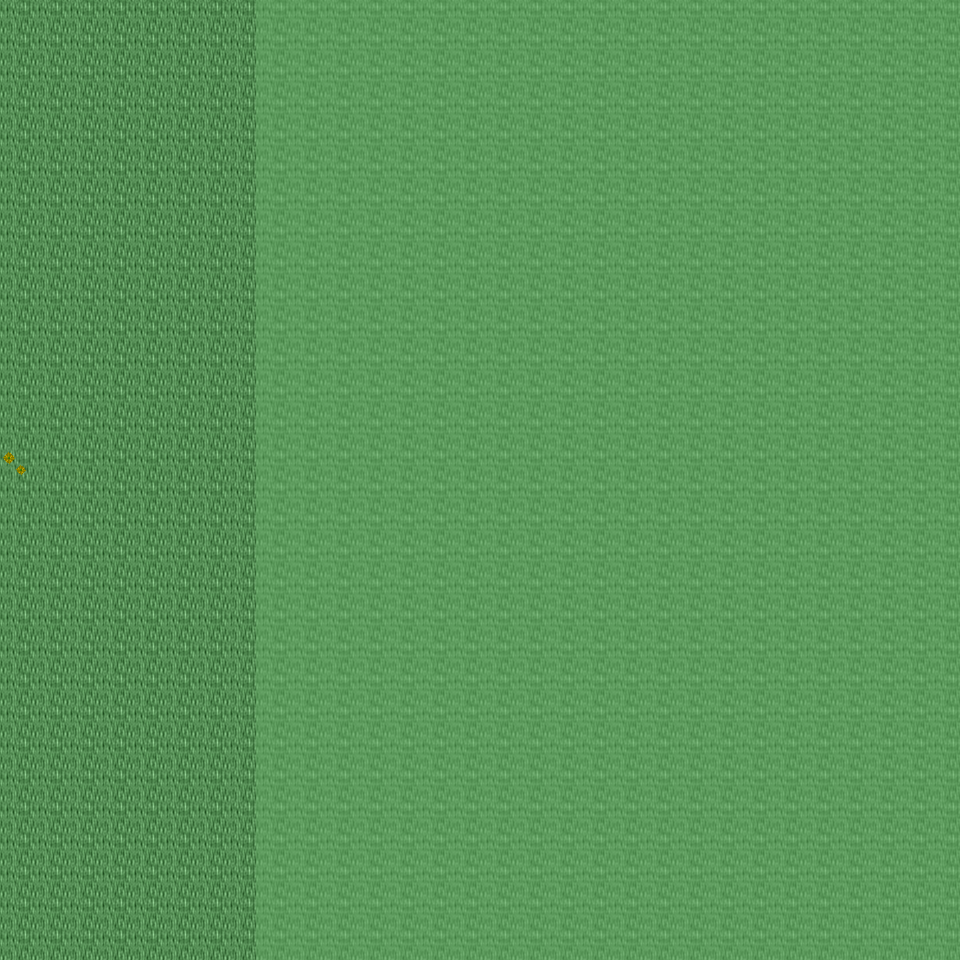

This game map was drawn from its Tiled (.tmx) file and the tilesets committed beside it. A one-line description and the trimmed map source follow:
An orthogonal 30x30 tile map with 32x32 px tiles, 6 tile layers (Ground, Object, Object2, Above, ...), 14 tilesets and 3 objects (3x mapchange).

<map version="1.0" orientation="orthogonal" renderorder="right-down" width="30" height="30" tilewidth="32" tileheight="32" nextobjectid="4">
  <tileset firstgid="1" name="tileset_ground_ground" tilewidth="32" tileheight="32" tilecount="33" columns="3">
    <image source="../drawable/tileset_ground_ground.png" width="96" height="352" />
  </tileset>
  <tileset firstgid="34" name="tileset_ground_ridge_earth_dark" tilewidth="32" tileheight="32" tilecount="96" columns="12">
    <image source="../drawable/tileset_ground_ridge_earth_dark.png" width="384" height="256" />
  </tileset>
  <tileset firstgid="130" name="tileset_ground_earth_edges" tilewidth="32" tileheight="32" tilecount="18" columns="6">
    <image source="../drawable/tileset_ground_earth_edges.png" width="192" height="96" />
  </tileset>
  <tileset firstgid="148" name="tileset_ground_rock_pebbles" tilewidth="32" tileheight="32" tilecount="3" columns="1">
    <image source="../drawable/tileset_ground_rock_pebbles.png" width="32" height="96" />
  </tileset>
  <tileset firstgid="151" name="tileset_plant_grasses" tilewidth="32" tileheight="32" tilecount="6" columns="3">
    <image source="../drawable/tileset_plant_grasses.png" width="96" height="64" />
  </tileset>
  <tileset firstgid="157" name="tileset_plant_flower_daisy_white" tilewidth="32" tileheight="32" tilecount="8" columns="2">
    <image source="../drawable/tileset_plant_flower_daisy_white.png" width="64" height="128" />
  </tileset>
  <tileset firstgid="165" name="tileset_plant_flower_daisy_blue" tilewidth="32" tileheight="32" tilecount="8" columns="2">
    <image source="../drawable/tileset_plant_flower_daisy_blue.png" width="64" height="128" />
  </tileset>
  <tileset firstgid="173" name="tileset_plant_flower_daisy_red" tilewidth="32" tileheight="32" tilecount="8" columns="2">
    <image source="../drawable/tileset_plant_flower_daisy_red.png" width="64" height="128" />
  </tileset>
  <tileset firstgid="181" name="tileset_plant_flower_daisy_yellow" tilewidth="32" tileheight="32" tilecount="8" columns="2">
    <image source="../drawable/tileset_plant_flower_daisy_yellow.png" width="64" height="128" />
  </tileset>
  <tileset firstgid="189" name="tileset_plant_tree_tree_green" tilewidth="32" tileheight="32" tilecount="88" columns="8">
    <image source="../drawable/tileset_plant_tree_tree_green.png" width="256" height="352" />
  </tileset>
  <tileset firstgid="277" name="tileset_logic_collision" tilewidth="32" tileheight="32" tilecount="1" columns="1">
    <image source="../drawable/tileset_logic_collision.png" width="32" height="32" />
  </tileset>
  <tileset firstgid="278" name="tileset_furniture_chair_bench_wooden" tilewidth="32" tileheight="32" tilecount="8" columns="2">
    <image source="../drawable/tileset_furniture_chair_bench_wooden.png" width="64" height="128" />
  </tileset>
  <tileset firstgid="286" name="tileset_plant_stump_int_small_stump_2" tilewidth="32" tileheight="32" tilecount="1" columns="1">
    <image source="../drawable/tileset_plant_stump_int_small_stump_2.png" width="32" height="32" />
  </tileset>
  <tileset firstgid="287" name="tileset_object_well_hoist" tilewidth="32" tileheight="32" tilecount="9" columns="3">
    <image source="../drawable/tileset_object_well_hoist.png" width="96" height="96" />
  </tileset>
  <layer name="Ground" width="30" height="30">
    <data>[900 cells, 900 non-empty, 3 distinct tile ids]</data>
  </layer>
  <layer name="Object" width="30" height="30">
    <data>[900 cells, 82 non-empty, 16 distinct tile ids]</data>
  </layer>
  <layer name="Object2" width="30" height="30">
    <data>[900 cells, 0 non-empty, 0 distinct tile ids]</data>
  </layer>
  <layer name="Above" width="30" height="30">
    <data>[900 cells, 0 non-empty, 0 distinct tile ids]</data>
  </layer>
  <layer name="Above2" width="30" height="30">
    <data>[900 cells, 0 non-empty, 0 distinct tile ids]</data>
  </layer>
  <layer name="Walkable" width="30" height="30">
    <data>[900 cells, 660 non-empty, 1 distinct tile ids]</data>
  </layer>
  <objectgroup name="MapEvents">
    <object id="1" name="north" type="mapchange" x="0" y="0" width="256" height="32">
      <properties>
        <property name="map" value="0_ados_mountain_n2_w2_x3_y1" />
        <property name="place" value="south" />
      </properties>
    </object>
    <object id="2" name="south" type="mapchange" x="0" y="928" width="256" height="32">
      <properties>
        <property name="map" value="0_ados_mountain_n2_w2_x3_y3" />
        <property name="place" value="north" />
      </properties>
    </object>
    <object id="3" name="west" type="mapchange" x="0" y="0" width="32" height="960">
      <properties>
        <property name="map" value="0_ados_mountain_n2_w2_x2_y2" />
        <property name="place" value="east" />
      </properties>
    </object>
  </objectgroup>
</map>
